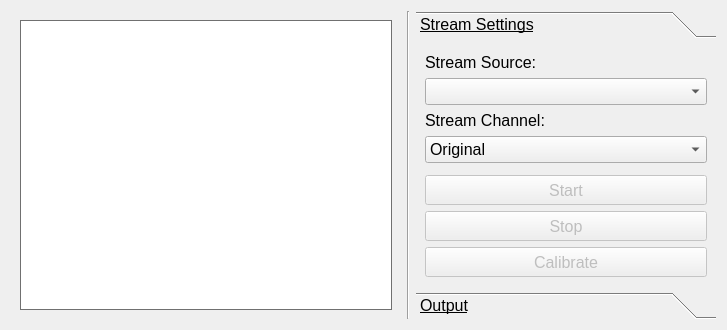
<?xml version="1.0" encoding="UTF-8"?>
<ui version="4.0">
 <class>CameraWidget</class>
 <widget class="QWidget" name="CameraWidget">
  <property name="geometry">
   <rect>
    <x>0</x>
    <y>0</y>
    <width>723</width>
    <height>330</height>
   </rect>
  </property>
  <property name="minimumSize">
   <size>
    <width>0</width>
    <height>330</height>
   </size>
  </property>
  <property name="windowTitle">
   <string>Camera App</string>
  </property>
  <property name="windowIcon">
   <iconset resource="../../resources/resources.qrc">
    <normaloff>:/img/img/shutter.svg</normaloff>:/img/img/shutter.svg</iconset>
  </property>
  <layout class="QHBoxLayout" name="horizontalLayout_3">
   <item>
    <widget class="QStackedWidget" name="stackedWidget">
     <property name="sizePolicy">
      <sizepolicy hsizetype="Preferred" vsizetype="Preferred">
       <horstretch>1</horstretch>
       <verstretch>0</verstretch>
      </sizepolicy>
     </property>
     <property name="minimumSize">
      <size>
       <width>390</width>
       <height>0</height>
      </size>
     </property>
     <property name="palette">
      <palette>
       <active>
        <colorrole role="Base">
         <brush brushstyle="SolidPattern">
          <color alpha="255">
           <red>255</red>
           <green>255</green>
           <blue>255</blue>
          </color>
         </brush>
        </colorrole>
        <colorrole role="Window">
         <brush brushstyle="SolidPattern">
          <color alpha="255">
           <red>145</red>
           <green>145</green>
           <blue>145</blue>
          </color>
         </brush>
        </colorrole>
       </active>
       <inactive>
        <colorrole role="Base">
         <brush brushstyle="SolidPattern">
          <color alpha="255">
           <red>255</red>
           <green>255</green>
           <blue>255</blue>
          </color>
         </brush>
        </colorrole>
        <colorrole role="Window">
         <brush brushstyle="SolidPattern">
          <color alpha="255">
           <red>145</red>
           <green>145</green>
           <blue>145</blue>
          </color>
         </brush>
        </colorrole>
       </inactive>
       <disabled>
        <colorrole role="Base">
         <brush brushstyle="SolidPattern">
          <color alpha="255">
           <red>145</red>
           <green>145</green>
           <blue>145</blue>
          </color>
         </brush>
        </colorrole>
        <colorrole role="Window">
         <brush brushstyle="SolidPattern">
          <color alpha="255">
           <red>145</red>
           <green>145</green>
           <blue>145</blue>
          </color>
         </brush>
        </colorrole>
       </disabled>
      </palette>
     </property>
     <property name="currentIndex">
      <number>0</number>
     </property>
     <widget class="QWidget" name="viewfinderPage">
      <property name="autoFillBackground">
       <bool>false</bool>
      </property>
      <layout class="QGridLayout" name="gridLayout_5">
       <item row="0" column="0">
        <widget class="QGraphicsView" name="graphicsView_video">
         <property name="verticalScrollBarPolicy">
          <enum>Qt::ScrollBarAlwaysOff</enum>
         </property>
         <property name="horizontalScrollBarPolicy">
          <enum>Qt::ScrollBarAlwaysOff</enum>
         </property>
         <property name="sizeAdjustPolicy">
          <enum>QAbstractScrollArea::AdjustIgnored</enum>
         </property>
         <property name="interactive">
          <bool>true</bool>
         </property>
        </widget>
       </item>
      </layout>
     </widget>
     <widget class="QWidget" name="previewPage">
      <property name="focusPolicy">
       <enum>Qt::NoFocus</enum>
      </property>
      <layout class="QGridLayout" name="gridLayout_4">
       <item row="1" column="0">
        <widget class="QLabel" name="label_lastImgPreview">
         <property name="sizePolicy">
          <sizepolicy hsizetype="Preferred" vsizetype="MinimumExpanding">
           <horstretch>0</horstretch>
           <verstretch>0</verstretch>
          </sizepolicy>
         </property>
         <property name="frameShape">
          <enum>QFrame::Box</enum>
         </property>
         <property name="text">
          <string/>
         </property>
         <property name="alignment">
          <set>Qt::AlignCenter</set>
         </property>
        </widget>
       </item>
      </layout>
     </widget>
    </widget>
   </item>
   <item>
    <widget class="Line" name="line_3">
     <property name="orientation">
      <enum>Qt::Vertical</enum>
     </property>
    </widget>
   </item>
   <item>
    <widget class="QToolBox" name="toolBox">
     <property name="sizePolicy">
      <sizepolicy hsizetype="Minimum" vsizetype="Preferred">
       <horstretch>0</horstretch>
       <verstretch>0</verstretch>
      </sizepolicy>
     </property>
     <property name="minimumSize">
      <size>
       <width>300</width>
       <height>0</height>
      </size>
     </property>
     <property name="maximumSize">
      <size>
       <width>250</width>
       <height>16777215</height>
      </size>
     </property>
     <property name="font">
      <font>
       <pointsize>12</pointsize>
       <underline>true</underline>
      </font>
     </property>
     <property name="currentIndex">
      <number>0</number>
     </property>
     <widget class="QWidget" name="page_stream_settings">
      <property name="geometry">
       <rect>
        <x>0</x>
        <y>0</y>
        <width>300</width>
        <height>248</height>
       </rect>
      </property>
      <attribute name="label">
       <string>Stream Settings</string>
      </attribute>
      <layout class="QVBoxLayout" name="verticalLayout_3">
       <property name="sizeConstraint">
        <enum>QLayout::SetMinimumSize</enum>
       </property>
       <item>
        <widget class="QLabel" name="label">
         <property name="font">
          <font>
           <underline>false</underline>
          </font>
         </property>
         <property name="text">
          <string>Stream Source:</string>
         </property>
        </widget>
       </item>
       <item>
        <widget class="QComboBox" name="comboBox_source">
         <property name="sizePolicy">
          <sizepolicy hsizetype="Expanding" vsizetype="Fixed">
           <horstretch>0</horstretch>
           <verstretch>0</verstretch>
          </sizepolicy>
         </property>
         <property name="font">
          <font>
           <underline>false</underline>
          </font>
         </property>
         <property name="sizeAdjustPolicy">
          <enum>QComboBox::AdjustToContents</enum>
         </property>
        </widget>
       </item>
       <item>
        <widget class="QLabel" name="label_2">
         <property name="font">
          <font>
           <underline>false</underline>
          </font>
         </property>
         <property name="text">
          <string>Stream Channel:</string>
         </property>
        </widget>
       </item>
       <item>
        <widget class="QComboBox" name="comboBox_channel">
         <property name="font">
          <font>
           <underline>false</underline>
          </font>
         </property>
         <property name="sizeAdjustPolicy">
          <enum>QComboBox::AdjustToContents</enum>
         </property>
         <item>
          <property name="text">
           <string>Original</string>
          </property>
         </item>
         <item>
          <property name="text">
           <string>Grayscale</string>
          </property>
         </item>
         <item>
          <property name="text">
           <string>Augmented</string>
          </property>
         </item>
        </widget>
       </item>
       <item>
        <spacer name="verticalSpacer">
         <property name="orientation">
          <enum>Qt::Vertical</enum>
         </property>
         <property name="sizeHint" stdset="0">
          <size>
           <width>20</width>
           <height>40</height>
          </size>
         </property>
        </spacer>
       </item>
       <item>
        <widget class="QPushButton" name="pushButton_start">
         <property name="enabled">
          <bool>false</bool>
         </property>
         <property name="minimumSize">
          <size>
           <width>0</width>
           <height>30</height>
          </size>
         </property>
         <property name="font">
          <font>
           <pointsize>12</pointsize>
           <underline>false</underline>
          </font>
         </property>
         <property name="text">
          <string>Start</string>
         </property>
        </widget>
       </item>
       <item>
        <widget class="QPushButton" name="pushButton_stop">
         <property name="enabled">
          <bool>false</bool>
         </property>
         <property name="minimumSize">
          <size>
           <width>0</width>
           <height>30</height>
          </size>
         </property>
         <property name="font">
          <font>
           <underline>false</underline>
          </font>
         </property>
         <property name="text">
          <string>Stop</string>
         </property>
        </widget>
       </item>
       <item>
        <widget class="QPushButton" name="pushButton_calib">
         <property name="enabled">
          <bool>false</bool>
         </property>
         <property name="minimumSize">
          <size>
           <width>0</width>
           <height>30</height>
          </size>
         </property>
         <property name="font">
          <font>
           <underline>false</underline>
          </font>
         </property>
         <property name="text">
          <string>Calibrate</string>
         </property>
        </widget>
       </item>
      </layout>
     </widget>
     <widget class="QWidget" name="page_output_settings">
      <property name="geometry">
       <rect>
        <x>0</x>
        <y>0</y>
        <width>300</width>
        <height>248</height>
       </rect>
      </property>
      <attribute name="label">
       <string>Output</string>
      </attribute>
      <layout class="QVBoxLayout" name="verticalLayout">
       <item>
        <widget class="QTabWidget" name="captureWidget">
         <property name="enabled">
          <bool>true</bool>
         </property>
         <property name="sizePolicy">
          <sizepolicy hsizetype="Expanding" vsizetype="Expanding">
           <horstretch>0</horstretch>
           <verstretch>0</verstretch>
          </sizepolicy>
         </property>
         <property name="font">
          <font>
           <underline>false</underline>
          </font>
         </property>
         <property name="currentIndex">
          <number>0</number>
         </property>
         <widget class="QWidget" name="image_tab">
          <attribute name="title">
           <string>Image</string>
          </attribute>
          <layout class="QVBoxLayout" name="verticalLayout_2">
           <item>
            <widget class="QLabel" name="label_3">
             <property name="text">
              <string>Output Directory:</string>
             </property>
            </widget>
           </item>
           <item>
            <layout class="QHBoxLayout" name="horizontalLayout" stretch="1,0">
             <item>
              <widget class="QLineEdit" name="lineEdit_imgDir"/>
             </item>
             <item>
              <widget class="QPushButton" name="pushButton_imgDir">
               <property name="sizePolicy">
                <sizepolicy hsizetype="Fixed" vsizetype="Fixed">
                 <horstretch>0</horstretch>
                 <verstretch>0</verstretch>
                </sizepolicy>
               </property>
               <property name="maximumSize">
                <size>
                 <width>30</width>
                 <height>16777215</height>
                </size>
               </property>
               <property name="text">
                <string>...</string>
               </property>
              </widget>
             </item>
            </layout>
           </item>
           <item>
            <widget class="Line" name="line_2">
             <property name="orientation">
              <enum>Qt::Horizontal</enum>
             </property>
            </widget>
           </item>
           <item>
            <widget class="QPushButton" name="pushButton_takeImage">
             <property name="enabled">
              <bool>false</bool>
             </property>
             <property name="sizePolicy">
              <sizepolicy hsizetype="Preferred" vsizetype="Fixed">
               <horstretch>0</horstretch>
               <verstretch>0</verstretch>
              </sizepolicy>
             </property>
             <property name="minimumSize">
              <size>
               <width>0</width>
               <height>30</height>
              </size>
             </property>
             <property name="text">
              <string> Capture Photo</string>
             </property>
             <property name="icon">
              <iconset resource="../../resources/resources.qrc">
               <normaloff>:/img/img/shutter.svg</normaloff>:/img/img/shutter.svg</iconset>
             </property>
            </widget>
           </item>
           <item>
            <spacer name="verticalSpacer_5">
             <property name="orientation">
              <enum>Qt::Vertical</enum>
             </property>
             <property name="sizeHint" stdset="0">
              <size>
               <width>20</width>
               <height>161</height>
              </size>
             </property>
            </spacer>
           </item>
          </layout>
         </widget>
         <widget class="QWidget" name="video_tab">
          <attribute name="title">
           <string>Video</string>
          </attribute>
          <layout class="QVBoxLayout" name="verticalLayout_4">
           <item>
            <widget class="QLabel" name="label_4">
             <property name="text">
              <string>Output Directory:</string>
             </property>
            </widget>
           </item>
           <item>
            <layout class="QHBoxLayout" name="horizontalLayout_2" stretch="1,0">
             <item>
              <widget class="QLineEdit" name="lineEdit_videoDir"/>
             </item>
             <item>
              <widget class="QPushButton" name="pushButton_videoDir">
               <property name="sizePolicy">
                <sizepolicy hsizetype="Fixed" vsizetype="Fixed">
                 <horstretch>0</horstretch>
                 <verstretch>0</verstretch>
                </sizepolicy>
               </property>
               <property name="maximumSize">
                <size>
                 <width>30</width>
                 <height>16777215</height>
                </size>
               </property>
               <property name="text">
                <string>...</string>
               </property>
              </widget>
             </item>
            </layout>
           </item>
           <item>
            <widget class="Line" name="line">
             <property name="orientation">
              <enum>Qt::Horizontal</enum>
             </property>
            </widget>
           </item>
           <item>
            <widget class="QPushButton" name="pushButton_record">
             <property name="enabled">
              <bool>false</bool>
             </property>
             <property name="sizePolicy">
              <sizepolicy hsizetype="Preferred" vsizetype="Fixed">
               <horstretch>0</horstretch>
               <verstretch>0</verstretch>
              </sizepolicy>
             </property>
             <property name="minimumSize">
              <size>
               <width>0</width>
               <height>30</height>
              </size>
             </property>
             <property name="text">
              <string>Record</string>
             </property>
            </widget>
           </item>
           <item>
            <widget class="QPushButton" name="pushButton_stopRec">
             <property name="enabled">
              <bool>false</bool>
             </property>
             <property name="sizePolicy">
              <sizepolicy hsizetype="Preferred" vsizetype="Fixed">
               <horstretch>0</horstretch>
               <verstretch>0</verstretch>
              </sizepolicy>
             </property>
             <property name="minimumSize">
              <size>
               <width>0</width>
               <height>30</height>
              </size>
             </property>
             <property name="text">
              <string>Stop Recording</string>
             </property>
            </widget>
           </item>
           <item>
            <spacer name="verticalSpacer_6">
             <property name="orientation">
              <enum>Qt::Vertical</enum>
             </property>
             <property name="sizeHint" stdset="0">
              <size>
               <width>20</width>
               <height>76</height>
              </size>
             </property>
            </spacer>
           </item>
          </layout>
         </widget>
        </widget>
       </item>
      </layout>
     </widget>
    </widget>
   </item>
  </layout>
 </widget>
 <resources>
  <include location="../../resources/resources.qrc"/>
 </resources>
 <connections/>
 <slots>
  <slot>record()</slot>
  <slot>pause()</slot>
  <slot>stop()</slot>
  <slot>takeImage()</slot>
  <slot>toogleLock()</slot>
  <slot>configureImageSettings()</slot>
  <slot>configureVideoSettings()</slot>
 </slots>
</ui>
